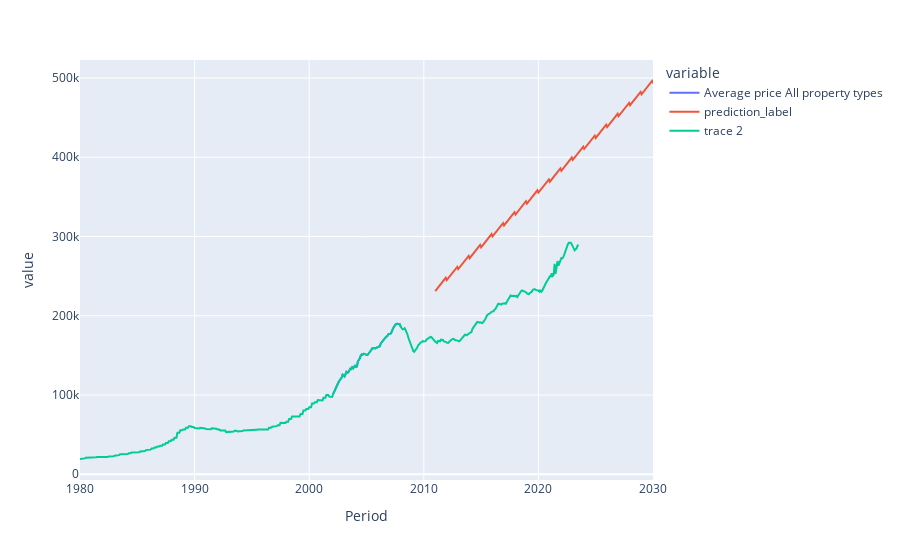

Notebook code cell kept with this figure:
### Code cell
import plotly.express as px

concat_df = pd.concat([model_data, predictions_future], axis=0)

fig = px.line(concat_df, x=concat_df['Period'], y=['Average price All property types', 'prediction_label'])
fig.add_scatter(x=df['Period'], y=df['Average price All property types'])

fig.show()

### Figure 1 — Plotly figure (JSON) as saved in the notebook; plotly's stock layout.template omitted (floating-point values rounded to 4 significant figures; data arrays with more than 128 entries replaced by an {"elided": "..."} marker saying what was removed)
{"data": [{"hovertemplate": "variable=Average price All property types<br>Period=%{x}<br>value=%{y}<extra></extra>", "legendgroup": "Average price All property types", "line": {"color": "#636efa", "dash": "solid"}, "marker": {"symbol": "circle"}, "mode": "lines", "name": "Average price All property types", "orientation": "v", "showlegend": true, "type": "scatter", "x": {"elided": "301 str values"}, "xaxis": "x", "y": {"elided": "301 int values"}, "yaxis": "y"}, {"hovertemplate": "variable=prediction_label<br>Period=%{x}<br>value=%{y}<extra></extra>", "legendgroup": "prediction_label", "line": {"color": "#EF553B", "dash": "solid"}, "marker": {"symbol": "circle"}, "mode": "lines", "name": "prediction_label", "orientation": "v", "showlegend": true, "type": "scatter", "x": {"elided": "301 str values"}, "xaxis": "x", "y": {"elided": "301 float values"}, "yaxis": "y"}, {"type": "scatter", "x": {"elided": "523 str values"}, "y": {"elided": "523 int values"}}], "layout": {"legend": {"title": {"text": "variable"}, "tracegroupgap": 0}, "margin": {"t": 60}, "xaxis": {"anchor": "y", "domain": [0, 1], "title": {"text": "Period"}}, "yaxis": {"anchor": "x", "domain": [0, 1], "title": {"text": "value"}}}}
